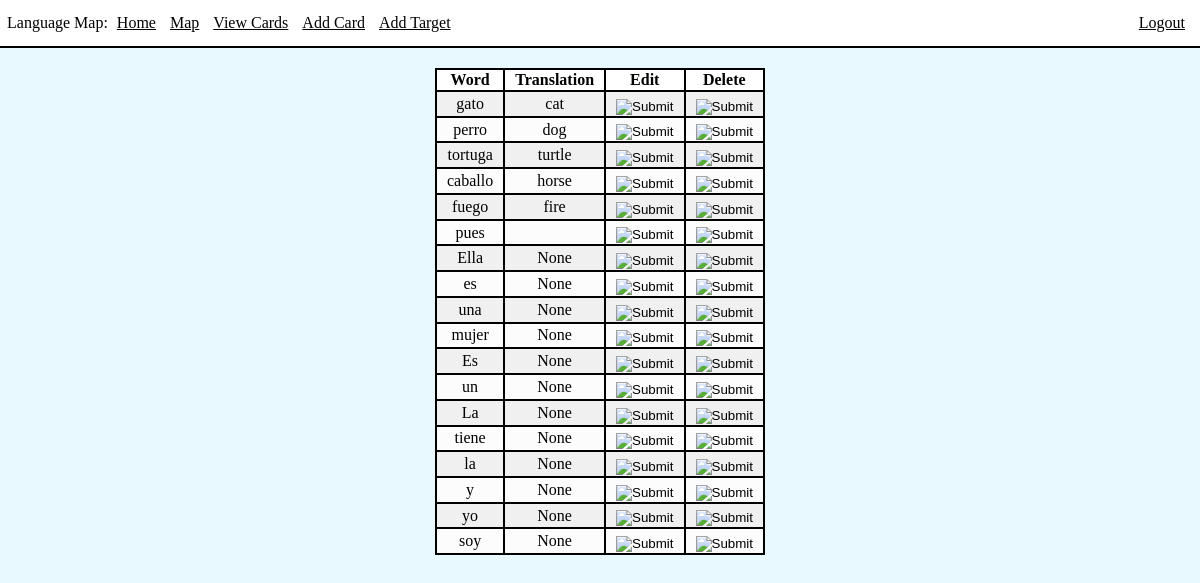
Page /viewCards (signed in) on the earlier database version.
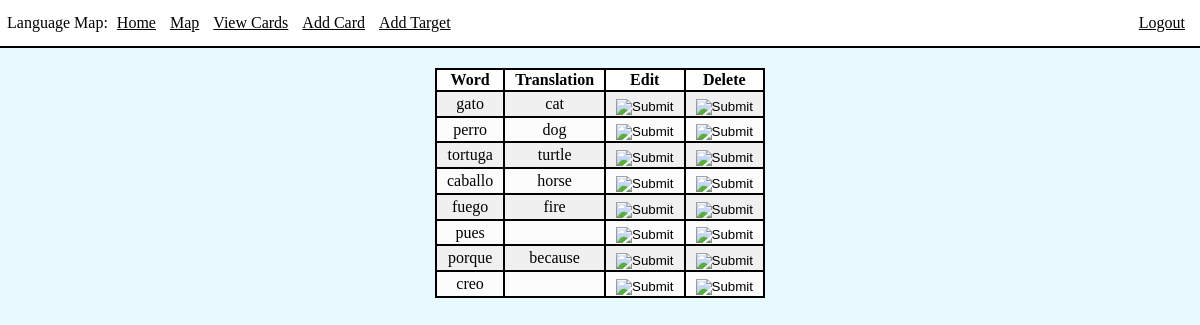
Same page on the later database version.
### app/models.py (models this page shows, shortened)
class Card(db.Model):
    id = db.Column(db.Integer, primary_key=True)
    word = db.Column(db.String(64), index=True, unique=True)
    translation = db.Column(db.String(1000), index=True)

### app/routes.py (the view)
@app.route('/viewCards')
@login_required
def viewCards():
    cards = Card.query.all()
    return render_template('viewCards.html', title='View Cards', cards=cards)

### app/models.py (called while the page is built)
@login.user_loader
def load_user(id):
    return User.query.get(int(id))

### app/templates/viewCards.html
{% extends "base.html" %}
{% block content %}
<div class="int">
    <table>
        <thead>
            <th>Word</th>
            <th>Translation</th>
            <th>Edit</th>
            <th>Delete</th>
        </thead>
        <tbody>
        {% for card in cards %}
        <tr>
            <td>{{ card.word }}</td>
            <td>{{ card.translation }}</td>
            <td>
                <form action="{{ url_for('editCard', cardID=card.id )}}" method="POST">
                    <input type="image" class="btnimg" src="../static/images/edit.png">
                </form>
            </td>
            <td>
                <form action="{{ url_for('deleteCard', cardID=card.id) }}" method="POST">
                    <input type="image" class="btnimg" src="../static/images/delete.png">
                </form>
            </td>
        </tr>
        {% endfor %}
        </tbody>
    </table>
</div>
{% endblock %}

### app/templates/base.html (shortened to what this page needs)
<!DOCTYPE html>
<link rel="stylesheet" href="{{ url_for('static', filename='style.css') }}">
<html>
    <head>
        <div>
            <div class="nav">
            Language Map:
            <a class="navlink" href="/index">Home</a>
            {%if current_user.is_anonymous %}
            <div class="right">
                <a class="navlink" href="/login">Login</a>
            </div>
            {% else %}
            <a class="navlink" href="/map">Map</a>
            <a class="navlink"href="/viewCards">View Cards</a>
            <a class="navlink" href="/addCard">Add Card</a>
            <a class="navlink" href="/addTarget">Add Target</a>
            <div class="right">
                <a class="navlink" href="/logout">Logout</a>
            </div>
            {% endif %}
            </div>
        </div>
        </head>
        <body>
            <div class="content">
            {% block content %}{% endblock %}
            </div>
    </body>
</html>

### app/static/style.css (style rules this page uses)
html, body { background-color: rgb(232, 250, 255); margin: 0px; padding: 0px; }
.content { margin: 0px; }
.int { margin: 20px; }
a { color: black; }
.nav { background-color: white; padding: 7px; padding-top: 14px; padding-bottom: 14px; border-bottom: 2px solid black; }
.navlink { padding-left: 5px; padding-right: 5px; }
.right { display: inline-block; position: fixed; right: 10px; }
table { margin-left: auto; margin-right: auto; border: 2px solid black; text-align: center; border-collapse: collapse; }
thead { background-color: white; }
th, td { border: 2px solid black; padding-left: 10px; padding-right: 10px; }
tbody { background-color: rgb(240, 240, 240); }
tr:nth-child(even) { background-color: rgb(252, 252, 252); }
.btnimg { position: relative; margin-top: 10%; margin-left: auto; }

Differences in the rows shown:
removed Card: word "Ella", translation "None"
removed Card: word "es", translation "None"
removed Card: word "una", translation "None"
removed Card: word "mujer", translation "None"
removed Card: word "Es", translation "None"
removed Card: word "un", translation "None"
removed Card: word "La", translation "None"
removed Card: word "tiene", translation "None"
removed Card: word "la", translation "None"
removed Card: word "y", translation "None"
removed Card: word "yo", translation "None"
removed Card: word "soy", translation "None"
added Card: word "porque", translation "because"
added Card: word "creo"
